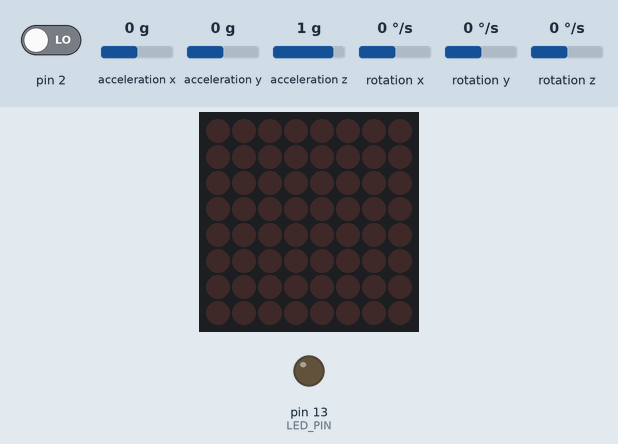
Recording of a sketch running on a simulated Arduino Uno, built with avr-gcc and run on an emulated ATmega328P. Parts: 8×8 LED matrix, output pins drawn as LEDs (lit = HIGH). Inputs (shaded band) come from the test bench; at power-on: acceleration x 0 g, pin 2 LOW, acceleration y 0 g, acceleration z 1 g, rotation x 0 °/s, rotation y 0 °/s, rotation z 0 °/s. The sensor or clock chip raises its interrupt line as the real part does; what the sketch prints to the serial monitor is not drawn.

Above: at 1.7 s.
1.8 s: acceleration x set to -1.4 g
At 2.6 s:
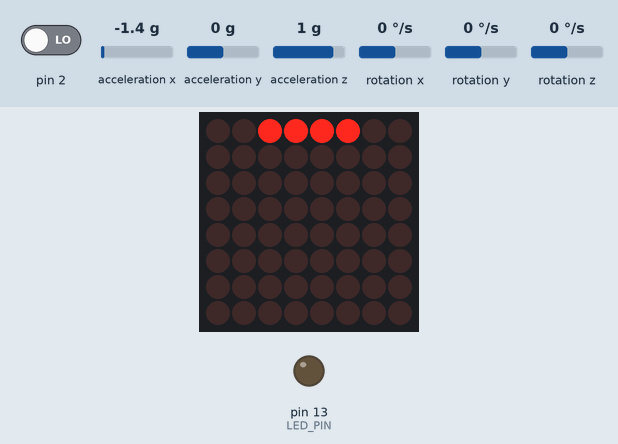
At 3.7 s:
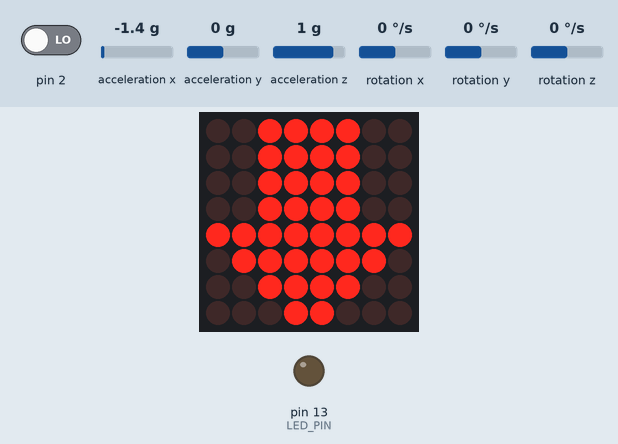

Measured:
- after the input at 1.8 s, the display: changes after 0.75 s (image 1)
- what the display in image 2 shows lasts 0.6 s, from 3.3 s to 3.9 s

The sketch:

sHelmet_v.1.2.ino
```cpp
#include "I2Cdev.h"

#include "LedControlMS.h"

#include "MPU6050_6Axis_MotionApps20.h"

#include "string.h"

#if I2CDEV_IMPLEMENTATION == I2CDEV_ARDUINO_WIRE
    #include "Wire.h"
#endif

MPU6050 mpu;

#define LED_PIN 13 // (Arduino is 13, Teensy is 11, Teensy++ is 6)
bool blinkState = false;
LedControl lc1=LedControl(12,11,10,1);
LedControl lc2 = LedControl(5,3,4,1);
unsigned long delaytime=500;

// MPU control/status vars
bool dmpReady = false;  // set true if DMP init was successful
uint8_t mpuIntStatus;   // holds actual interrupt status byte from MPU
uint8_t devStatus;      // return status after each device operation (0 = success, !0 = error)
uint16_t packetSize;    // expected DMP packet size (default is 42 bytes)
uint16_t fifoCount;     // count of all bytes currently in FIFO
uint8_t fifoBuffer[64]; // FIFO storage buffer

// orientation/motion vars
Quaternion q;           // [w, x, y, z]         quaternion container
VectorInt16 aa;         // [x, y, z]            accel sensor measurements
VectorInt16 aaReal;     // [x, y, z]            gravity-free accel sensor measurements
VectorInt16 aaWorld;    // [x, y, z]            world-frame accel sensor measurements
VectorFloat gravity;    // [x, y, z]            gravity vector
float euler[3];         // [psi, theta, phi]    Euler angle container
float ypr[3];           // [yaw, pitch, roll]   yaw/pitch/roll container and gravity vector

// packet structure for InvenSense teapot demo
uint8_t teapotPacket[14] = { '$', 0x02, 0,0, 0,0, 0,0, 0,0, 0x00, 0x00, '\r', '\n' };

// counter for iteration
int counter = 0;
float stack[2];
float current_yaw = 0, current_pitch = 0, current_roll = 0;
int situation = 0, after = 0;


// ================================================================
// ===               INTERRUPT DETECTION ROUTINE                ===
// ================================================================

volatile bool mpuInterrupt = false;     // indicates whether MPU interrupt pin has gone high
void dmpDataReady() {
    mpuInterrupt = true;
}


// ================================================================
// ===                      INITIAL SETUP                       ===
// ================================================================

void setup() {
    // join I2C bus (I2Cdev library doesn't do this automatically)
    #if I2CDEV_IMPLEMENTATION == I2CDEV_ARDUINO_WIRE
        Wire.begin();
        TWBR = 24; // 400kHz I2C clock (200kHz if CPU is 8MHz)
    #elif I2CDEV_IMPLEMENTATION == I2CDEV_BUILTIN_FASTWIRE
        Fastwire::setup(400, true);
    #endif


    Serial.begin(9600);
    mpu.initialize();
    devStatus = mpu.dmpInitialize();
    mpu.setXGyroOffset(220);
    mpu.setYGyroOffset(76);
    mpu.setZGyroOffset(-85);
    mpu.setZAccelOffset(1688); // 1688 factory default for my test chip

    if (devStatus == 0) {

        mpu.setDMPEnabled(true);

        attachInterrupt(0, dmpDataReady, RISING);
        mpuIntStatus = mpu.getIntStatus();

        dmpReady = true;


        packetSize = mpu.dmpGetFIFOPacketSize();
    } else {

    }


    pinMode(LED_PIN, OUTPUT);

    //LED setup
    lc1.shutdown(0,false);
    lc2.shutdown(0, false);
    lc1.setIntensity(0,8);
    lc2.setIntensity(0,8);
    lc1.clearDisplay(0);
    lc2.clearDisplay(0);

}

//LED functions
void right(){
  byte a[9]={B00111100,B00111100,B00111100,B00111100,B11111111,B01111110,B00111100,B00011000};
  int k = 7;
  while(k>0){
      lc2.setRow(0,7,a[0]); delay(100);
      lc2.setRow(0,6,a[1]); delay(100);
      lc2.setRow(0,5,a[2]); delay(100);
      lc2.setRow(0,4,a[3]); delay(100);
      lc2.setRow(0,3,a[4]); delay(100);
      lc2.setRow(0,2,a[5]); delay(100);
      lc2.setRow(0,1,a[6]); delay(100);
      lc2.setRow(0,0,a[7]); delay(100);
      delay(delaytime);
      lc2.clearAll();
      k--;
      }
}
void left(){
  byte a[9]={B00111100,B00111100,B00111100,B00111100,B11111111,B01111110,B00111100,B00011000};
  int n = 7;
  while(n>0){
    for(int i = 0; i <8; i++){
      lc1.setRow(0,i,a[i]); delay(100);
      }
      delay(delaytime);
      lc1.clearAll();
      n--;
      }
}
void stopp(){
  byte a[9]={B00111100,B01111110,B11111111,B11111111,B11111111,B11111111,B01111110,B00111100};
  for(int i = 0; i <8; i++){
    lc1.setRow(0,i,a[i]);
    lc2.setRow(0,i,a[i]);
  }delay(2500);
  lc1.clearAll();
  lc2.clearAll();
}

void array_clear(){
  for(int i = 0; i < 2; i++){
    stack[i] = 0;
  }
}

void getypr()
{
     if (!dmpReady) return;

    while (!mpuInterrupt && fifoCount < packetSize) {

    }
    mpuInterrupt = false;
    mpuIntStatus = mpu.getIntStatus();

    // get current FIFO count
    fifoCount = mpu.getFIFOCount();

    // check for overflow (this should never happen unless our code is too inefficient)
    if ((mpuIntStatus & 0x10) || fifoCount == 1024) {
        // reset so we can continue cleanly
        mpu.resetFIFO();

    } else if (mpuIntStatus & 0x02) {
        // wait for correct available data length, should be a VERY short wait
        while (fifoCount < packetSize) fifoCount = mpu.getFIFOCount();

        // read a packet from FIFO
        mpu.getFIFOBytes(fifoBuffer, packetSize);

        // track FIFO count here in case there is > 1 packet available
        // (this lets us immediately read more without waiting for an interrupt)
        fifoCount -= packetSize;


        mpu.dmpGetQuaternion(&q, fifoBuffer);
        mpu.dmpGetGravity(&gravity, &q);
        mpu.dmpGetYawPitchRoll(ypr, &q, &gravity);


        //delay(10);
    }
}

float blinkers(float a, int i){
        while (1>0){
        getypr();
        a = ypr[i] * 180/PI;
        if(counter == 50){
          counter = 0;
          break;
        }
        counter++;
        }
        return a;
}
void loop() {
current_pitch = blinkers(current_pitch, 1); // Вимір крену
current_roll = blinkers(current_roll, 2);   // Вимір тангажу
if(current_pitch < -20){
  left();
  Serial.println("Left");
}else{
  if(current_pitch > 20){
    right();
      Serial.println("Right");
  }
}
if(current_roll > 40){
  stopp();
    Serial.println("Stop");
}
}
```
